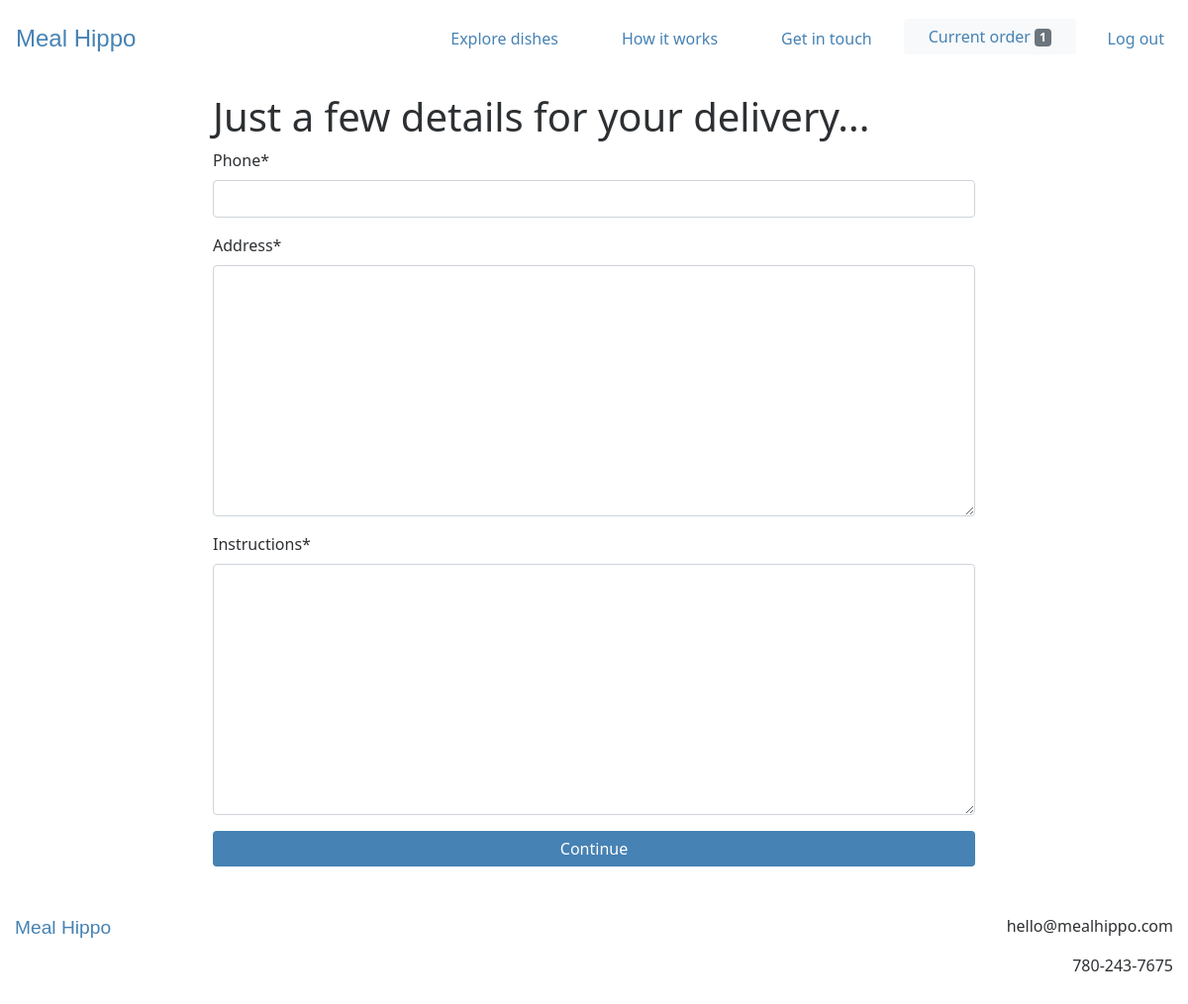
/order/delivery (signed in), run on an earlier commit of the app's database.
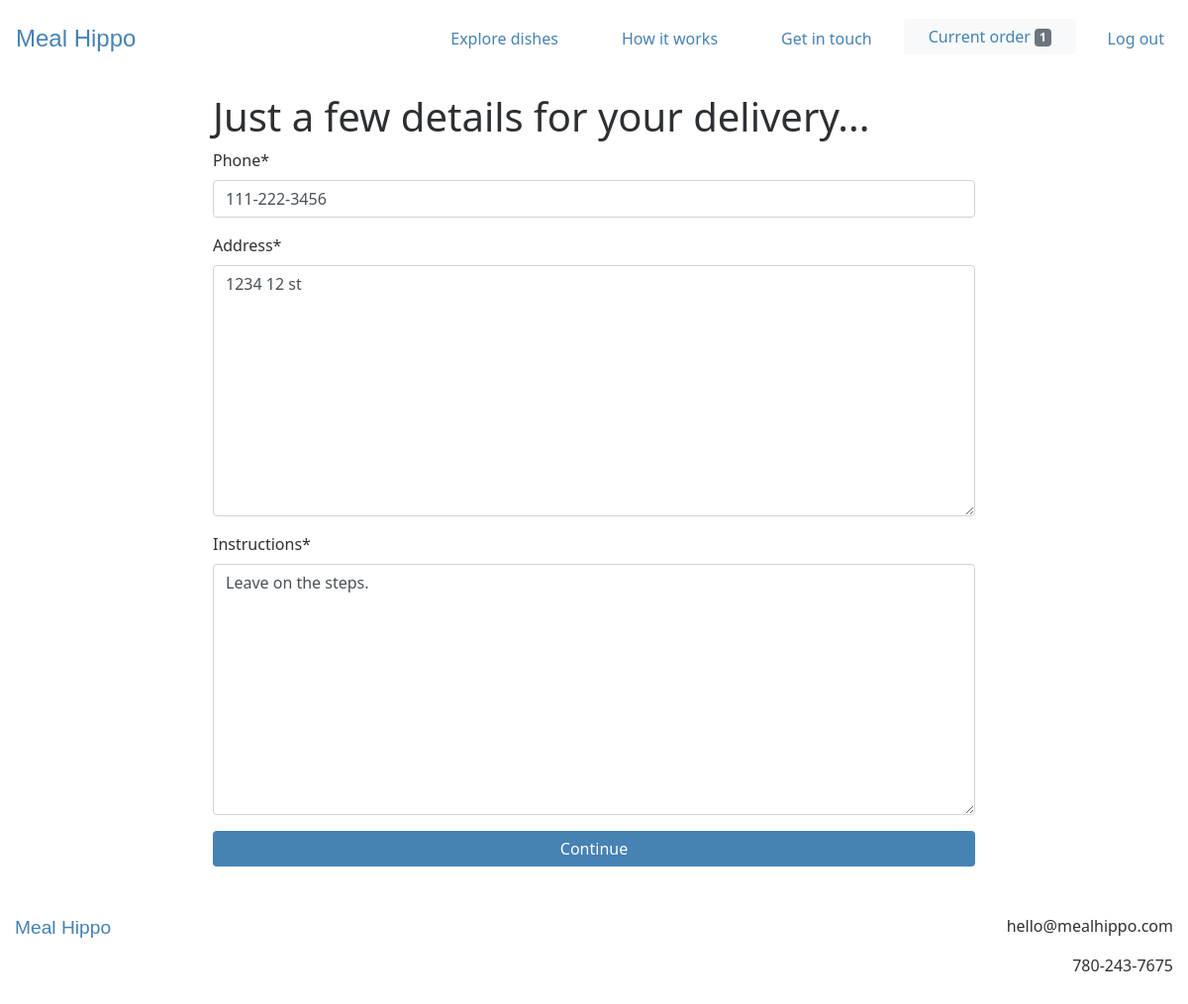
And on a later commit of the database.
### webplatform/models.py (models this page shows, shortened)
class UserDeliveryDetail(models.Model):
    user = models.OneToOneField(settings.AUTH_USER_MODEL, on_delete=models.CASCADE)
    phone = models.CharField(max_length=20)
    address = models.TextField()
    instructions = models.TextField()

### webplatform/views.py (the view)
# urls.py: path('order/delivery', views.OrderDeliveryView.as_view(), name='order_delivery_view'),
class OrderDeliveryView(LoginRequiredMixin, UpdateView):
    login_url = 'login'
    model = models.UserDeliveryDetail
    fields = ['phone', 'address', 'instructions',]
    template_name = 'webplatform/order_delivery_view.html'
    success_url = reverse_lazy('webplatform:order_payment_view')
    def get_object(self):
        return get_object_or_404(models.UserDeliveryDetail, user=self.request.user)

### webplatform/templatetags/cart_templatetags.py (called while the page is built)
@register.filter
def cart_item_count(user):
    if user.is_authenticated:
        queryset = models.Order.objects.filter(user=user, is_completed=False)
        if queryset.exists():
            return queryset[0].items.count()
    return 0

### webplatform/templates/webplatform/order_delivery_view.html (shortened to what this page needs)
{% extends 'base.html' %}
{% load static %}
{% load crispy_forms_tags %}
{% load humanize %}
{% block content %}
<div class="container-fluid mt-3 mb-5">
  <div class="row">
    <div class="col-2"></div>
    <div class="col-8">
      <h1>Just a few details for your delivery...</h1>
      <form method="post">
        {{ form|crispy }}
        <input type="submit" value="Continue" class="btn btn-primary w-100">
      </form>
    </div>
    <div class="col-2"></div>
  </div>
</div>
{% endblock %}

What changed in the data, as far as the page shows it:
changed UserDeliveryDetail: phone (not shown) → "111-222-3456"; address (not shown) → "1234 12 st"; instructions (not shown) → "Leave on the steps."
